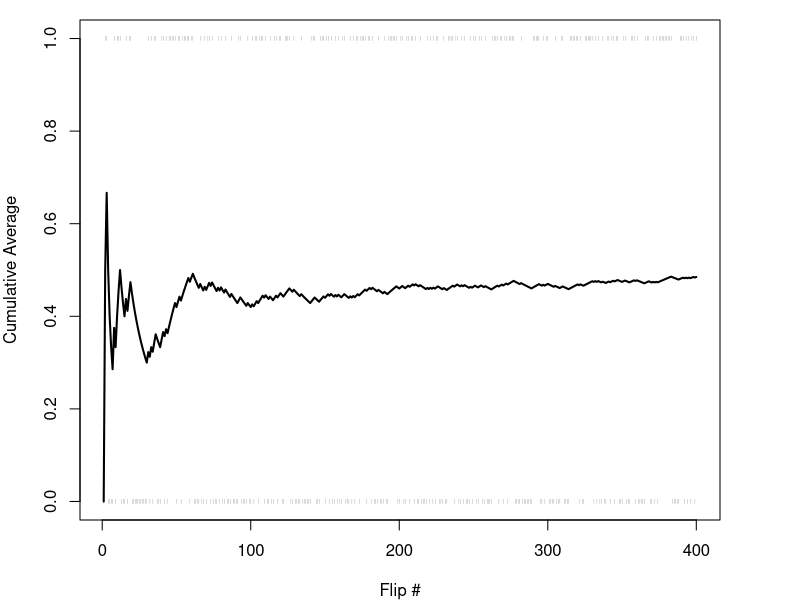
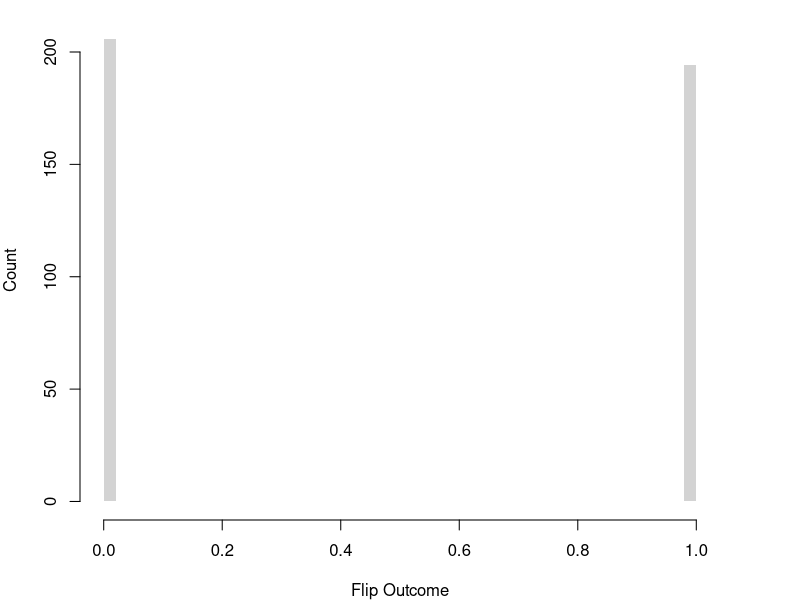
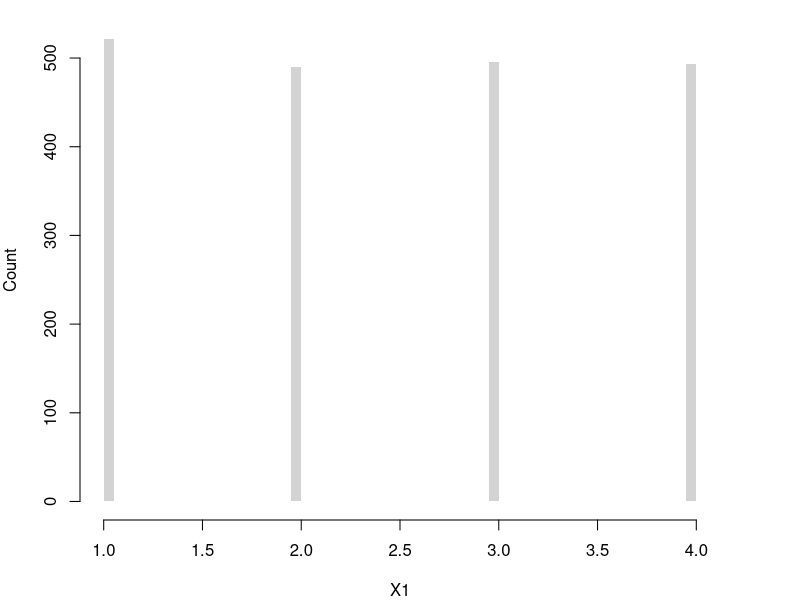
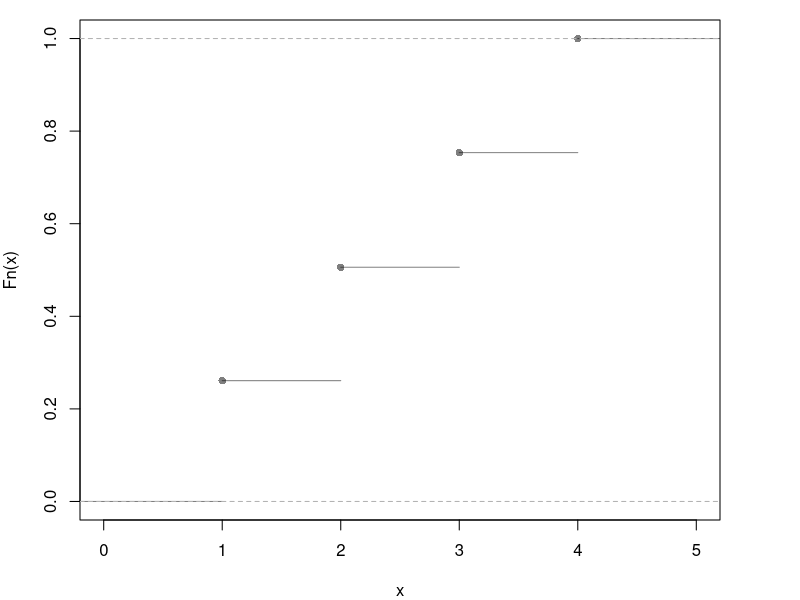
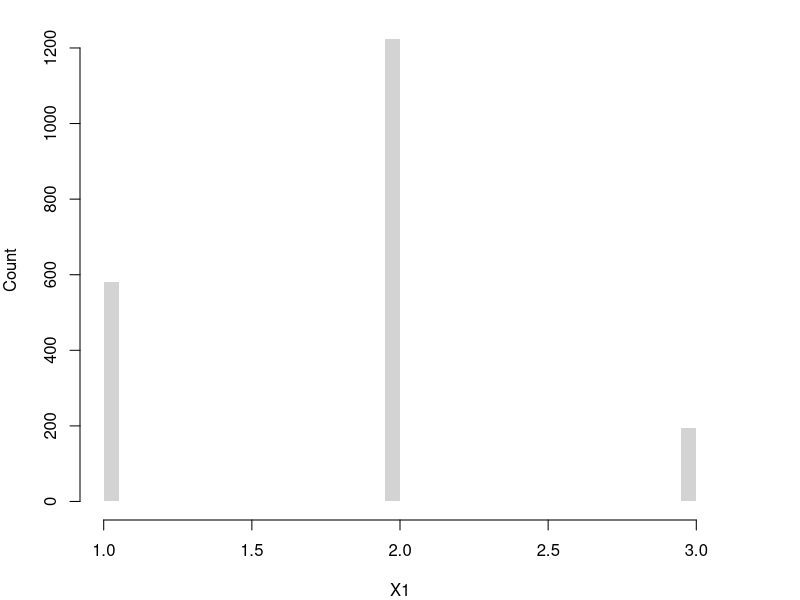
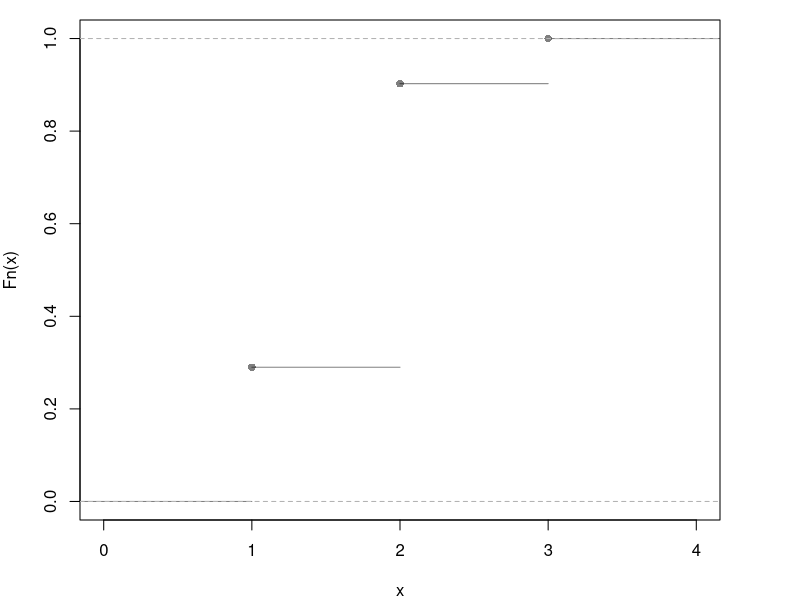
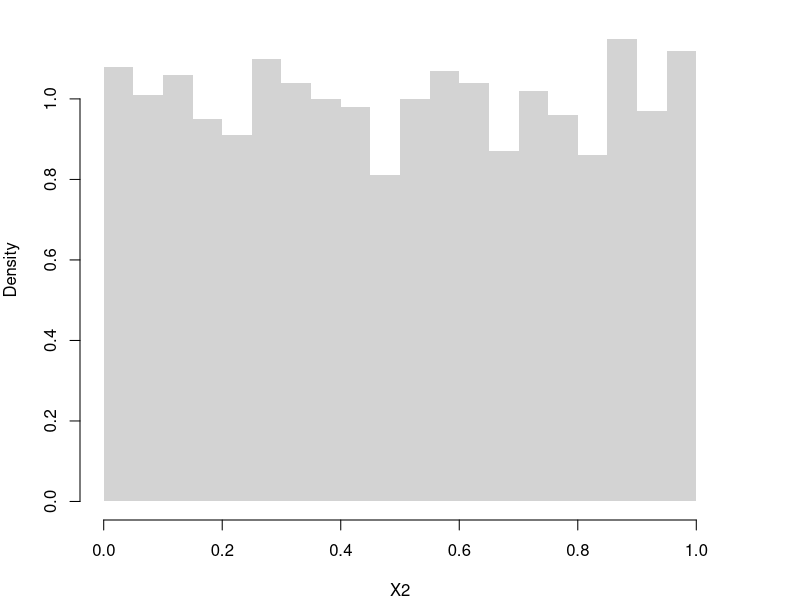
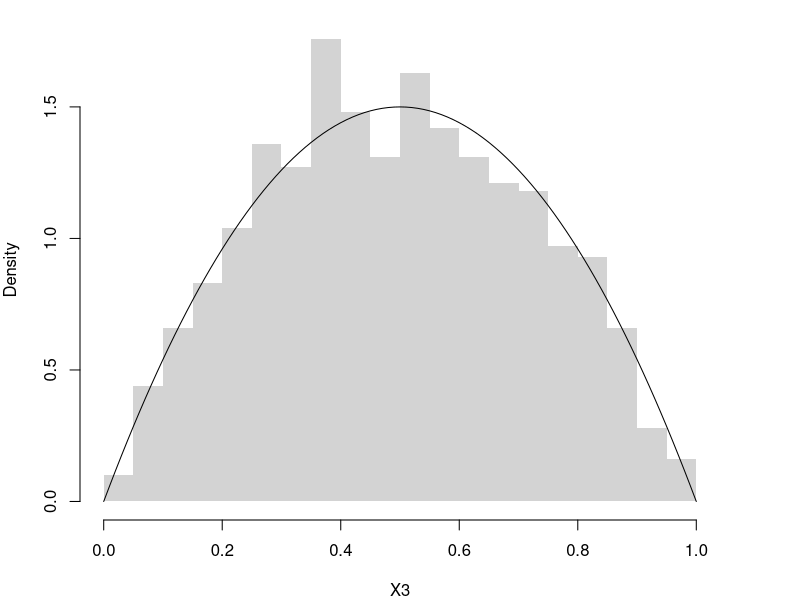

Recreate these plots in R, in order.
## ---- chunk 1
rbinom(1, 1, 0.5) # 1 Flip
rbinom(4, 1, 0.5) # 4 Flips
x0 <- rbinom(400, 1, 0.5)

# Plot Cumulative Averages
x0_t <- seq_len(length(x0))
x0_mt <- cumsum(x0)/x0_t
par(mar=c(4,4,1,4))
plot(x0_t, x0_mt, type='l',
    ylab='Cumulative Average',
    xlab='Flip #', 
    ylim=c(0,1), 
    lwd=2)
# Add individual flip outcomes
points(x0_t, x0, col=grey(0,.5),
    pch='|', cex=.3)

# Plot Long run proportions
hist(x0, breaks=50,
    xlab='Flip Outcome', ylab='Count',
    border=NA, main=NA)
## plot( table(x0)/length(x0) )
## ---- chunk 2
x <- 1:4
x_probs <- rep(1/4,4)
# sample(x, 1, replace=T, prob=x_probs) # sample of 1
X1 <- sample(x, 2000, replace=T, prob=rep(1/4,4))
hist(X1, breaks=50, border=NA,
    main=NA, ylab='Count')

# Add Theoretical Counts
#points(x, x_probs*length(X1), pch='-') 

# Alternative Plot
plot( ecdf(X1), pch=16, col=grey(0,.5), main=NA)

# Alternative Plot 2
#props <- table(X1)
#barplot(props, ylim = c(0, 0.35), ylab = "Proportion", xlab = "Value")
#abline(h = 1/4, lty = 2)
## ---- chunk 3
x <- 1:3
x_probs <- c(3,6,1)/10
sum(x_probs)
X1 <- sample(x, 2000, replace=T, prob=x_probs) # sample of 2000,
hist(X1, breaks=50, border=NA, 
    main=NA, ylab='Count')
#points(x, x_probs*length(X1), pch=16) ## Theoretical Counts

plot( ecdf(X1), pch=16, col=grey(0,.5), main=NA)
## ---- chunk 4
runif(3) # 3 draws
X2 <- runif(2000)
hist(X2, breaks=20, border=NA, main=NA, freq=F)
## ---- chunk 5
X3 <- rbeta(2000,2,2) ## two shape parameters
hist(X3, breaks=20, border=NA, main=NA, freq=F)

#See the underlying probabilities
#f_25 <- dbeta(.25, 2, 2)

x <- seq(0,1,by=.01)
fx <- dbeta(x, 2, 2)
lines(x, fx)
## ---- chunk 6
#| fig-width: 8
#| fig-height: 6
op <- par(no.readonly = TRUE); on.exit(par(op), add = TRUE)
x <- seq(0,1,by=.01)
pars <- expand.grid( c(.5,1,2), c(.5,1,2) )
par(mfrow=c(3,3))
apply(pars, 1, function(p){
    fx <- dbeta( x,p[1], p[2])
    plot(x, fx, type='l', xlim=c(0,1), ylim=c(0,4), lwd=2)
    #hist(rbeta(2000, p[1], p[2]), breaks=50, border=NA, main=NA, freq=F)
})
title('Beta densities', outer=T, line=-1)
## ---- chunk 7
rnorm(3) # 3 draws

X4 <- rnorm(2000)
hist(X4, breaks=20,
    border=NA, main=NA,
    freq=F, ylim=c(0,.4), xlim=c(-4,4))

x <- seq(-10,10,by=.025)
fx <- dnorm(x)
lines(x, fx)
## ---- chunk 8
# Theoretical Quantile Function (from VGAM::qdagum)
qdagum <- function(p, scale.b=1, shape1.a, shape2.c) {
  # Quantile function (theoretically derived from the CDF)
  ans <- scale.b * (expm1(-log(p) / shape2.c))^(-1 / shape1.a)
  # Special known cases
  ans[p == 0] <- 0
  ans[p == 1] <- Inf
  # Safety Checks
  ans[p < 0] <- NaN
  ans[p > 1] <- NaN
  if(scale.b <= 0 | shape1.a <= 0 | shape2.c <= 0){ ans <- ans*NaN }
  # Return
  return(ans)
}

# Generate Random Variables (VGAM::rdagum)
rdagum <-function(n, scale.b=1, shape1.a, shape2.c){
    p <- runif(n) # generate random probabilities
    x <- qdagum(p, scale.b=scale.b, shape1.a=shape1.a, shape2.c=shape2.c) #find the inverses
    return(x)
}

# Example
set.seed(123)
X <- rdagum(3000,1,3,1)
X[1:5]
## ---- chunk 9
# Empirical Distribution
X <- USArrests$Murder
FX_hat <- ecdf(X)
plot(FX_hat, lwd=2, xlim=c(0,20),
    pch=16, col=grey(0,.5), main='')

# Two Examples of generating a random variable
p <- c(.25, .9) # pretended to be random
cols <- c(2,4)
QX_hat <- quantile(X, p, type=1)
segments(QX_hat, p, -10, p, col=cols)
segments(QX_hat, p, QX_hat, 0, col=cols)
mtext( round(QX_hat,2), 1, at=QX_hat, col=cols)

# Multiple Draws
p <- runif(3000)
QX_hat <- quantile(x, p,type=1)
QX_hat[1:5]
